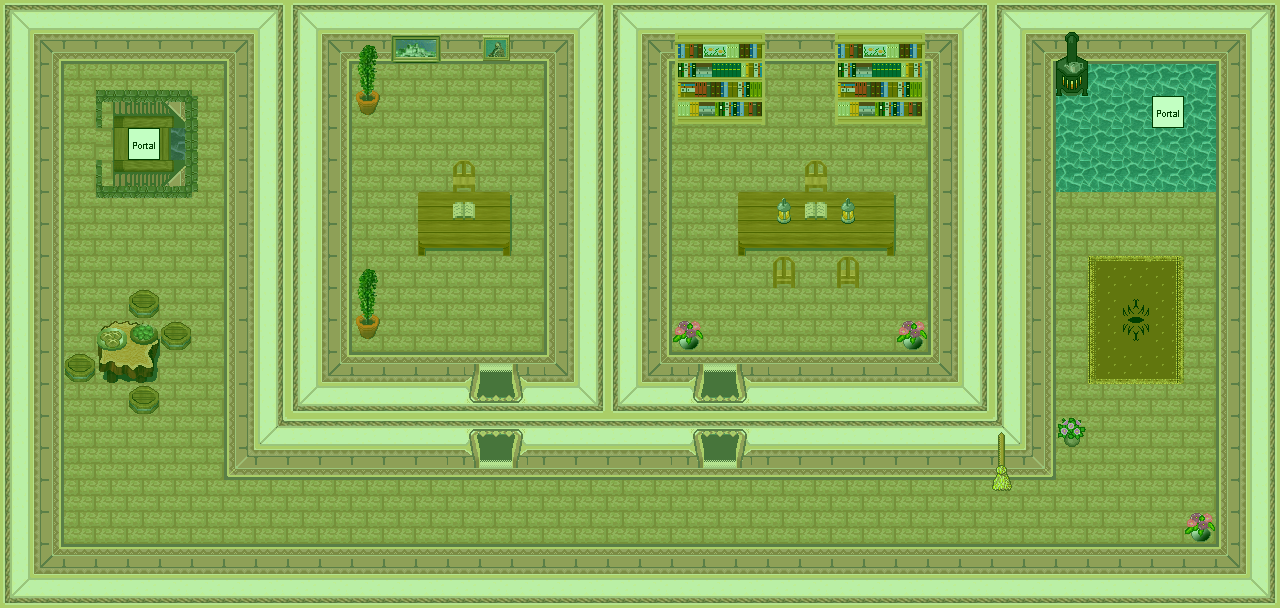

A 2D game scene composited from a Tiled map and its tileset images. What follows is a short description and the map's XML, with each tile layer's data collapsed to a summary:
An orthogonal 40x19 tile map with 32x32 px tiles, 6 tile layers (0_floor, 1_terrain, 2_object, 3_roof, ...), 1 hidden layer not drawn, 30 tilesets.

<map version="1.0" orientation="orthogonal" renderorder="right-down" width="40" height="19" tilewidth="32" tileheight="32" nextobjectid="1">
 <tileset firstgid="1" name="../../tileset/furniture/carpet/carpets_2.png" tilewidth="32" tileheight="32" tilecount="12" columns="4">
  <image source="../../tileset/furniture/carpet/carpets_2.png" trans="ff00ff" width="128" height="96" />
 </tileset>
 <tileset firstgid="13" name="../../tileset/furniture/carpet/carpets.png" tilewidth="32" tileheight="32" tilecount="8" columns="4">
  <image source="../../tileset/furniture/carpet/carpets.png" width="128" height="64" />
 </tileset>
 <tileset firstgid="21" name="../../tileset/ground/indoor/brown_hole.png" tilewidth="32" tileheight="32" tilecount="56" columns="7">
  <image source="../../tileset/ground/indoor/brown_hole.png" trans="ff00ff" width="224" height="256" />
 </tileset>
 <tileset firstgid="77" name="../../tileset/building/wall/int_wall_pale.png" tilewidth="32" tileheight="32" tilecount="16" columns="2">
  <image source="../../tileset/building/wall/int_wall_pale.png" trans="ff00ff" width="64" height="256" />
 </tileset>
 <tileset firstgid="93" name="../../tileset/building/wall/int_wall_purple.png" tilewidth="32" tileheight="32" tilecount="20" columns="2">
  <image source="../../tileset/building/wall/int_wall_purple.png" trans="ff00ff" width="64" height="320" />
 </tileset>
 <tileset firstgid="113" name="../../tileset/item/pot/barrel_flat.png" tilewidth="32" tileheight="32" tilecount="1" columns="1">
  <image source="../../tileset/item/pot/barrel_flat.png" trans="ff00ff" width="32" height="32" />
 </tileset>
 <tileset firstgid="114" name="../../tileset/building/stairs/int_ew.png" tilewidth="32" tileheight="32" tilecount="9" columns="3">
  <image source="../../tileset/building/stairs/int_ew.png" trans="ff00ff" width="96" height="96" />
 </tileset>
 <tileset firstgid="123" name="../../tileset/furniture/table/tree_stump_table.png" tilewidth="32" tileheight="32" tilecount="4" columns="2">
  <image source="../../tileset/furniture/table/tree_stump_table.png" trans="ff00ff" width="64" height="64" />
 </tileset>
 <tileset firstgid="127" name="../../tileset/plant/indoor/pot_plant.png" tilewidth="32" tileheight="32" tilecount="3" columns="1">
  <image source="../../tileset/plant/indoor/pot_plant.png" width="32" height="96" />
 </tileset>
 <tileset firstgid="130" name="../../tileset/furniture/table/wooden_rectangular.png" tilewidth="32" tileheight="32" tilecount="9" columns="3">
  <image source="../../tileset/furniture/table/wooden_rectangular.png" trans="ff00ff" width="96" height="96" />
 </tileset>
 <tileset firstgid="139" name="../../tileset/furniture/chair/wooden_pale.png" tilewidth="32" tileheight="32" tilecount="4" columns="2">
  <image source="../../tileset/furniture/chair/wooden_pale.png" width="64" height="64" />
 </tileset>
 <tileset firstgid="143" name="../../tileset/building/entrance/pale_red_ns.png" tilewidth="32" tileheight="32" tilecount="36" columns="9">
  <image source="../../tileset/building/entrance/pale_red_ns.png" trans="ff00ff" width="288" height="128" />
 </tileset>
 <tileset firstgid="179" name="../../tileset/furniture/shelve/bright_bookshelf.png" tilewidth="32" tileheight="32" tilecount="9" columns="3">
  <image source="../../tileset/furniture/shelve/bright_bookshelf.png" width="96" height="96" />
 </tileset>
 <tileset firstgid="188" name="../../tileset/plant/indoor/flower_vase.png" tilewidth="32" tileheight="32" tilecount="3" columns="3">
  <image source="../../tileset/plant/indoor/flower_vase.png" width="96" height="32" />
 </tileset>
 <tileset firstgid="191" name="../../tileset/item/brush.png" tilewidth="32" tileheight="32" tilecount="3" columns="1">
  <image source="../../tileset/item/brush.png" width="32" height="96" />
 </tileset>
 <tileset firstgid="194" name="../../tileset/furniture/kitchen/warmer.png" tilewidth="32" tileheight="32" tilecount="2" columns="1">
  <image source="../../tileset/furniture/kitchen/warmer.png" width="32" height="64" />
 </tileset>
 <tileset firstgid="196" name="../../tileset/plant/indoor/flowering_plant.png" tilewidth="32" tileheight="32" tilecount="2" columns="2">
  <image source="../../tileset/plant/indoor/flowering_plant.png" width="64" height="32" />
 </tileset>
 <tileset firstgid="198" name="../../tileset/furniture/carpet/rug_border.png" tilewidth="32" tileheight="32" tilecount="9" columns="3">
  <image source="../../tileset/furniture/carpet/rug_border.png" width="96" height="96" />
 </tileset>
 <tileset firstgid="207" name="../../tileset/ground/eye.png" tilewidth="32" tileheight="32" tilecount="9" columns="3">
  <image source="../../tileset/ground/eye.png" trans="ffffff" width="96" height="96" />
 </tileset>
 <tileset firstgid="216" name="../../tileset/building/stairs/stairs.png" tilewidth="32" tileheight="32" tilecount="12" columns="2">
  <image source="../../tileset/building/stairs/stairs.png" width="64" height="192" />
 </tileset>
 <tileset firstgid="228" name="../../tileset/building/wall/bricked_edges.png" tilewidth="32" tileheight="32" tilecount="15" columns="5">
  <image source="../../tileset/building/wall/bricked_edges.png" trans="ff00ff" width="160" height="96" />
 </tileset>
 <tileset firstgid="243" name="../../tileset/item/food/rustic_meals.png" tilewidth="32" tileheight="32" tilecount="2" columns="2">
  <image source="../../tileset/item/food/rustic_meals.png" trans="ff00ff" width="64" height="32" />
 </tileset>
 <tileset firstgid="245" name="../../tileset/furniture/picture/large_island.png" tilewidth="32" tileheight="32" tilecount="2" columns="2">
  <image source="../../tileset/furniture/picture/large_island.png" width="64" height="32" />
 </tileset>
 <tileset firstgid="247" name="../../tileset/item/documents/book.png" tilewidth="32" tileheight="32" tilecount="4" columns="2">
  <image source="../../tileset/item/documents/book.png" width="64" height="64" />
 </tileset>
 <tileset firstgid="251" name="../../tileset/furniture/picture/small.png" tilewidth="32" tileheight="32" tilecount="3" columns="3">
  <image source="../../tileset/furniture/picture/small.png" width="96" height="32" />
 </tileset>
 <tileset firstgid="254" name="../../tileset/furniture/light/small_lamp.png" tilewidth="32" tileheight="32" tilecount="4" columns="4">
  <image source="../../tileset/furniture/light/small_lamp.png" width="128" height="32" />
 </tileset>
 <tileset firstgid="258" name="../../tileset/building/entrance/detail_ns.png" tilewidth="32" tileheight="32" tilecount="6" columns="3">
  <image source="../../tileset/building/entrance/detail_ns.png" trans="ff00ff" width="96" height="64" />
 </tileset>
 <tileset firstgid="264" name="../../tileset/logic/portal.png" tilewidth="32" tileheight="32" tilecount="7" columns="7">
  <image source="../../tileset/logic/portal.png" width="224" height="32" />
 </tileset>
 <tileset firstgid="271" name="../../tileset/logic/collision.png" tilewidth="32" tileheight="32" tilecount="1" columns="1">
  <image source="../../tileset/logic/collision.png" width="32" height="32" />
 </tileset>
 <tileset firstgid="272" name="protection" tilewidth="32" tileheight="32" tilecount="2" columns="2">
  <image source="../../tileset/logic/protection.png" width="64" height="32" />
 </tileset>
 <layer name="0_floor" width="40" height="19">
  <data>[760 cells, 760 non-empty, 12 distinct tile ids]</data>
 </layer>
 <layer name="1_terrain" width="40" height="19">
  <data>[760 cells, 490 non-empty, 70 distinct tile ids]</data>
 </layer>
 <layer name="2_object" width="40" height="19">
  <data>[760 cells, 31 non-empty, 19 distinct tile ids]</data>
 </layer>
 <layer name="3_roof" width="40" height="19">
  <data>[760 cells, 23 non-empty, 12 distinct tile ids]</data>
 </layer>
 <layer name="objects" width="40" height="19">
  <data>[760 cells, 2 non-empty, 1 distinct tile ids]</data>
 </layer>
 <layer name="collision" width="40" height="19" visible="0" opacity="0.37">
  <data>[760 cells, 468 non-empty, 1 distinct tile ids]</data>
 </layer>
 <layer name="protection" width="40" height="19" opacity="0.24">
  <data>[760 cells, 760 non-empty, 1 distinct tile ids]</data>
 </layer>
</map>
